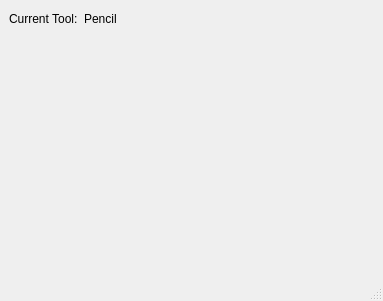
<ui version="4.0" >
 <class>ToolOptionsWindow</class>
 <widget class="QMainWindow" name="ToolOptionsWindow" >
  <property name="geometry" >
   <rect>
    <x>0</x>
    <y>0</y>
    <width>383</width>
    <height>301</height>
   </rect>
  </property>
  <property name="windowTitle" >
   <string>Bee Draw - Tools</string>
  </property>
  <widget class="QWidget" name="centralwidget" >
   <layout class="QVBoxLayout" >
    <item>
     <layout class="QHBoxLayout" >
      <item>
       <widget class="QLabel" name="label" >
        <property name="sizePolicy" >
         <sizepolicy vsizetype="Preferred" hsizetype="Preferred" >
          <horstretch>0</horstretch>
          <verstretch>0</verstretch>
         </sizepolicy>
        </property>
        <property name="text" >
         <string>Current Tool:</string>
        </property>
       </widget>
      </item>
      <item>
       <widget class="QLabel" name="tool_name_label" >
        <property name="text" >
         <string>Pencil</string>
        </property>
       </widget>
      </item>
      <item>
       <spacer>
        <property name="orientation" >
         <enum>Qt::Horizontal</enum>
        </property>
        <property name="sizeHint" >
         <size>
          <width>40</width>
          <height>20</height>
         </size>
        </property>
       </spacer>
      </item>
     </layout>
    </item>
    <item>
     <widget class="QWidget" native="1" name="toolwidget" >
      <property name="sizePolicy" >
       <sizepolicy vsizetype="MinimumExpanding" hsizetype="Preferred" >
        <horstretch>0</horstretch>
        <verstretch>0</verstretch>
       </sizepolicy>
      </property>
     </widget>
    </item>
    <item>
     <spacer>
      <property name="orientation" >
       <enum>Qt::Vertical</enum>
      </property>
      <property name="sizeHint" >
       <size>
        <width>20</width>
        <height>40</height>
       </size>
      </property>
     </spacer>
    </item>
   </layout>
  </widget>
  <widget class="QStatusBar" name="statusbar" />
 </widget>
 <resources/>
 <connections/>
</ui>
